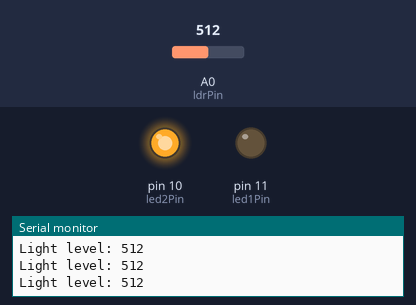
The sketch below on a simulated Arduino Uno, built with avr-gcc and run on an emulated ATmega328P. Parts: output pins drawn as LEDs (lit = HIGH), the last lines printed to the serial monitor. The inputs (shaded band) are chosen by the test bench; at power-on: A0 (ldrPin) = 512.

Above: at 1.2 s.
1.3 s: A0 (ldrPin) set to 532
At 2.5 s:
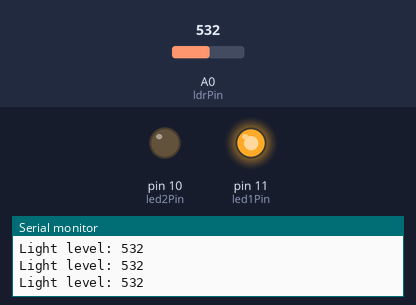
2.8 s: A0 (ldrPin) set to 511
At 3.9 s:
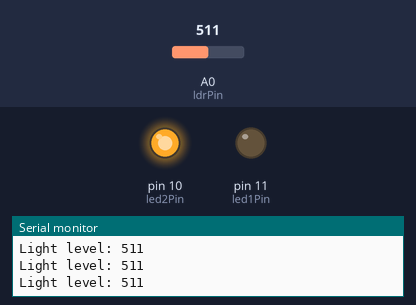
4.3 s: A0 (ldrPin) set to 306
At 5.3 s:
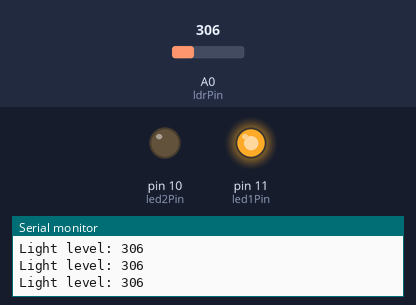
Timing chart, 0 to 7.3 s (numbered marks = the images above; inputs shaded):
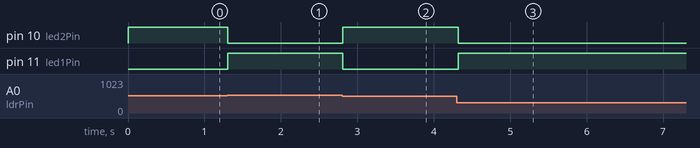

The sketch:

sketch_feb13a.ino
```cpp
const int ldrPin = A0;   // LDR link A0
const int led1Pin = 11;   // LED1 link D3
const int led2Pin = 10;   // LED2 link D4

int lastLightLevel = 0;  // the past light level
bool ledState = false;   // control LED1 / LED2 open and close
const int threshold = 10; // If the light changes by more than a certain value, it changes.

void setup() {
    pinMode(led1Pin, OUTPUT);
    pinMode(led2Pin, OUTPUT);
    digitalWrite(led1Pin, HIGH);  // open LED 1
    digitalWrite(led2Pin, LOW);   // close LED 2

    Serial.begin(9600);
}

void loop() {
    int lightLevel = analogRead(ldrPin);  // the light level, help change the light
    Serial.print("Light level: ");
    Serial.println(lightLevel);

    // when the light level change, changed LED
    if (abs(lightLevel - lastLightLevel) > threshold) {
        ledState = !ledState; // switch LED
        Serial.println("Light changed! Switching LED.");
        lastLightLevel = lightLevel;  // detect the light have the change
    }

    // LED
    digitalWrite(led1Pin, ledState ? LOW : HIGH);
    digitalWrite(led2Pin, ledState ? HIGH : LOW);

    delay(100);  // delay a little
}
```

Measured:
- the behaviour switches between 522 and 523 on A0 (ldrPin) (found by bisection; images 0 and 1)
- after the input at 1.3 s, pin 10 (led2Pin): HIGH → LOW at once; pin 11 (led1Pin): LOW → HIGH at once
- after the input at 2.8 s, pin 10 (led2Pin): LOW → HIGH at once; pin 11 (led1Pin): HIGH → LOW at once
- after the input at 4.3 s, pin 10 (led2Pin): HIGH → LOW at once; pin 11 (led1Pin): LOW → HIGH at once
